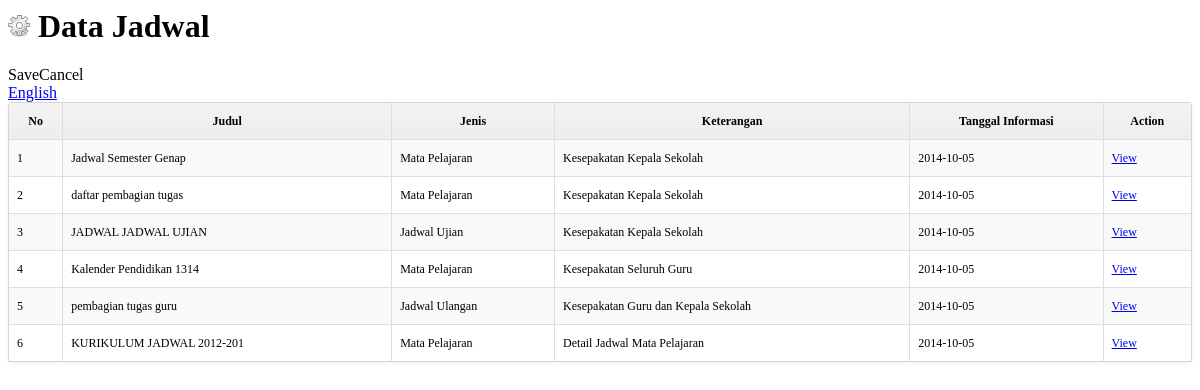
The page /admin/informasi/datainfrm.php on the database its author committed.
### tables this page shows
CREATE TABLE IF NOT EXISTS `informasi` (
  `id_infrm` int(11) NOT NULL AUTO_INCREMENT,
  `judul` varchar(25) NOT NULL,
  `jenis` varchar(15) NOT NULL,
  `file_infrm` varchar(50) NOT NULL,
  `keterangan` varchar(50) NOT NULL,
  `tanggal_infrm` date NOT NULL,
  PRIMARY KEY (`id_infrm`)
);

### admin/informasi/datainfrm.php (the view, shortened to what this page needs)
<link href="./../css/dataTables.css" rel="stylesheet">
<div class="heading">
      <h1><img src="../image/product.png" alt="" /> Data Jadwal</h1>
      <div class="buttons"><a  class="button" id="save">Save</a><a  class="button" id="cancel">Cancel</a></div>
    </div>
     <div class="content">
<div id="tab-general">
          <div id="languages" class="htabs">
                        <a href="#" title="English" /> English</a>
                      </div>
                    <div id="language1">
                   <div id="container">
			<div class="box">
            	<div class="box-content nopadding">
					<table id="dt-example" cellpadding="0" cellspacing="0" border="0" class="table-dt table-striped-dt table-bordered-dt dataTable" >
						<thead>
							<tr>
								<th>No</th>
								<th>Judul</th>
								<th>Jenis</th>
                                <th>Keterangan</th>
                                <th>Tanggal Informasi</th>
								<th>Action</th>
							</tr>
						</thead>
						<tbody>
                        <?php
						$no=1;
						$q=mysql_query("select * from informasi");
						while($data=mysql_fetch_array($q)){
						?>
							<tr class="gradeX">
								<td><?php echo $no; ?></td>
								<td>
									<?php echo $data[1]?>
									</td>
                                    <td>
									<?php echo $data[2]?>
									</td>
								<td><?php echo $data['keterangan']?></td>
                                <td><?php echo $data['tanggal_infrm']?></td>
								<td class="center">
                                	<a href="/skripsiKalendar/upload/<?php echo $data['file_infrm']; ?>">View</a>
                                </td>
							</tr>
                            <?php $no++;}?>
						</tbody>
					</table>
				</div>
			</div>
		</div>
          </div>
                  </div>
                  </div>

### css/dataTables.css (style rules this page uses)
.table-dt { width: 100%; margin-bottom: 0px; font-size: 12px; }
.table-dt th, .table-dt td { padding: 8px; line-height: 20px; text-align: left; vertical-align: top; border-top: 1px solid #dddddd; }
.table-dt th { font-weight: bold; }
.table-dt thead th { vertical-align: bottom; }
.table-dt caption + thead tr:first-child th, .table-dt caption + thead tr:first-child td, .table-dt colgroup + thead tr:first-child th, .table-dt colgroup + thead tr:first-child td, .table-dt thead:first-child tr:first-child th, .table-dt thead:first-child tr:first-child td { border-top: 0; }
.table-striped-dt tbody > tr:nth-child(odd) > td, .table-striped-dt tbody > tr:nth-child(odd) > th { background-color: #f9f9f9; }
.table-bordered-dt { border: 1px solid #dddddd; border-collapse: separate; *border-collapse: collapse; border-left: 0; -webkit-border-radius: 0px; -moz-border-radius: 0px; border-radius: 0px; }
.table-bordered-dt th, .table-bordered-dt td { border-left: 1px solid #dddddd; }
.table-bordered-dt th:first-child, .table-bordered-dt td:first-child { border-left: 0px; }
.table-bordered-dt caption + thead tr:first-child th, .table-bordered-dt caption + tbody tr:first-child th, .table-bordered-dt caption + tbody tr:first-child td, .table-bordered-dt colgroup + thead tr:first-child th, .table-bordered-dt colgroup + tbody tr:first-child th, .table-bordered-dt colgroup + tbody tr:first-child td, .table-bordered-dt thead:first-child tr:first-child th, .table-bordered-dt tbody:first-child tr:first-child th, .table-bordered-dt tbody:first-child tr:first-child td { border-top: 0; }
.table-bordered-dt thead:first-child tr:first-child > th:first-child, .table-bordered-dt tbody:first-child tr:first-child > td:first-child, .table-bordered-dt tbody:first-child tr:first-child > th:first-child { -webkit-border-top-left-radius: 0px; border-top-left-radius: 0px; -moz-border-radius-topleft: 0px; }
.table-bordered-dt thead:first-child tr:first-child > th:last-child, .table-bordered-dt tbody:first-child tr:first-child > td:last-child, .table-bordered-dt tbody:first-child tr:first-child > th:last-child { -webkit-border-top-right-radius: 4px; border-top-right-radius: 4px; -moz-border-radius-topright: 4px; }
.table-bordered-dt thead:last-child tr:last-child > th:first-child, .table-bordered-dt tbody:last-child tr:last-child > td:first-child, .table-bordered-dt tbody:last-child tr:last-child > th:first-child, .table-bordered-dt tfoot:last-child tr:last-child > td:first-child, .table-bordered-dt tfoot:last-child tr:last-child > th:first-child { -webkit-border-bottom-left-radius: 4px; border-bottom-left-radius: 4px; -moz-border-radius-bottomleft: 4px; }
.table-bordered-dt thead:last-child tr:last-child > th:last-child, .table-bordered-dt tbody:last-child tr:last-child > td:last-child, .table-bordered-dt tbody:last-child tr:last-child > th:last-child, .table-bordered-dt tfoot:last-child tr:last-child > td:last-child, .table-bordered-dt tfoot:last-child tr:last-child > th:last-child { -webkit-border-bottom-right-radius: 4px; border-bottom-right-radius: 4px; -moz-border-radius-bottomright: 4px; }
.box { border: 1px solid #d6d6d6; box-shadow: 0 1px 3px rgba(100,100,100,0.1); border-radius: 3px 3px 0 0; overflow: visible; position: relative; }
.box-content, .box-content.collapse.in { background-color: #ffffff; padding: 0px; }
table th { background-color: #f2f2f2; background-image: -moz-linear-gradient(top, #f3f3f3, #ededed); background-image: -ms-linear-gradient(top, #f3f3f3, #ededed); background-image: -webkit-gradient(linear, 0 0, 0 100%, from(#f3f3f3), to(#ededed)); background-image: -webkit-linear-gradient(top, #f3f3f3, #ededed); background-image: -o-linear-gradient(top, #f3f3f3, #ededed); background-image: linear-gradient(top, #f3f3f3, #ededed); text-align: center !important; }
.nopadding .table-bordered-dt { border: 0; }

### rows shown on the page
informasi: judul "Jadwal Semester Genap", jenis "Mata Pelajaran", keterangan "Kesepakatan Kepala Sekolah", tanggal_infrm "2014-10-05"
informasi: judul "daftar pembagian tugas", jenis "Mata Pelajaran", keterangan "Kesepakatan Kepala Sekolah", tanggal_infrm "2014-10-05"
informasi: judul "JADWAL JADWAL UJIAN", jenis "Jadwal Ujian", keterangan "Kesepakatan Kepala Sekolah", tanggal_infrm "2014-10-05"
informasi: judul "Kalender Pendidikan 1314", jenis "Mata Pelajaran", keterangan "Kesepakatan Seluruh Guru", tanggal_infrm "2014-10-05"
informasi: judul "pembagian tugas guru", jenis "Jadwal Ulangan", keterangan "Kesepakatan Guru dan Kepala Sekolah", tanggal_infrm "2014-10-05"
informasi: judul "KURIKULUM JADWAL 2012-201", jenis "Mata Pelajaran", keterangan "Detail Jadwal Mata Pelajaran", tanggal_infrm "2014-10-05"
